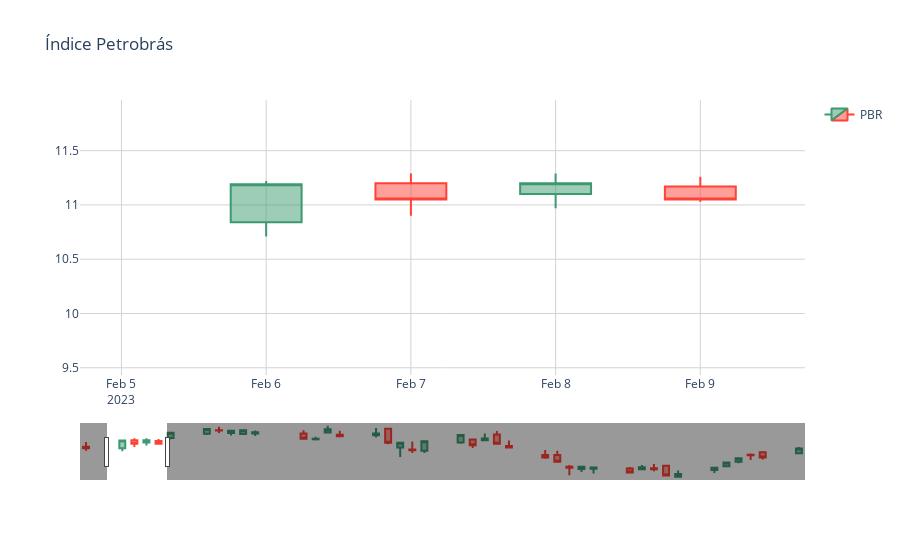

The code cell stored with this chart in its notebook:
### Code cell
layout = Layout(
    paper_bgcolor='rgba(0,0,0,0)',
    plot_bgcolor='rgba(0,0,0,0)'
)

grafico = go.Figure(
    data = [graph],
    layout_title="Índice Petrobrás",
    layout=layout
)
grafico.update_xaxes(showgrid=True, gridwidth=1, gridcolor='LightGrey')
grafico.update_yaxes(showgrid=True, gridwidth=1, gridcolor='LightGrey')

grafico
